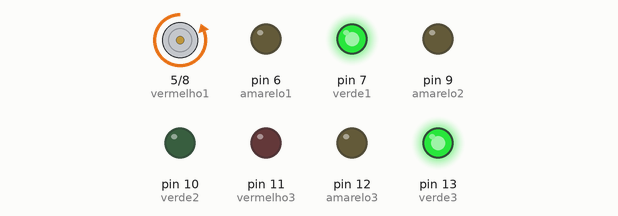
This sketch was run on a simulated Arduino Uno, built with avr-gcc and run on an emulated ATmega328P. Parts: motor-driver pin pairs drawn as motors (green arrow = first pin HIGH = forward, orange = second pin HIGH = backward, longer = more drive), output pins drawn as LEDs (lit = HIGH).

Above: at 3.5 s.
At 8.5 s:
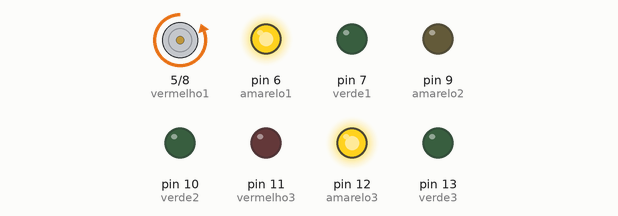
At 13.5 s:
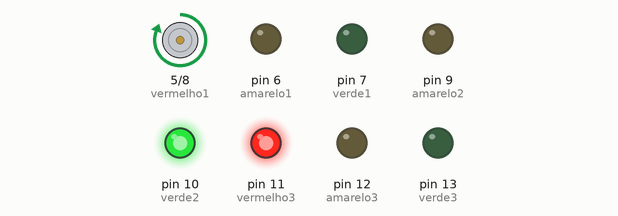
At 18.5 s:
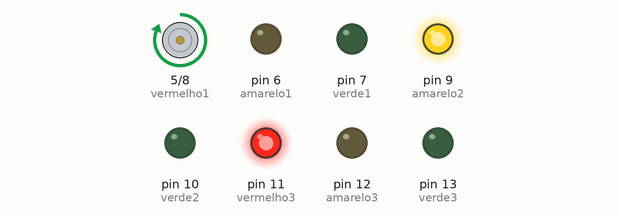
Timing chart, 0 to 26.0 s (numbered marks = the images above):
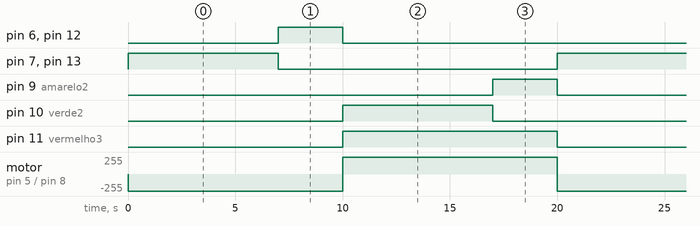

The sketch:

semaforo_triplo.ino
```cpp
void setup() {
  pinMode(5,OUTPUT); //vermelho1
  pinMode(6,OUTPUT); //amarelo1
  pinMode(7,OUTPUT); //verde1
  pinMode(8,OUTPUT); //vermelho2
  pinMode(9,OUTPUT); //amarelo2
  pinMode(10,OUTPUT); //verde2
  pinMode(11,OUTPUT); //vermelho3
  pinMode(12,OUTPUT); //amarelo3
  pinMode(13,OUTPUT); //verde3
}

void loop() {
  digitalWrite(5,LOW);  //apaga o led vermelho (sinal 1)
  digitalWrite(11,LOW);  //apaga o led vermelho (sinal 3)
  digitalWrite(7,HIGH); //acende o led verde (sinal 1)
  digitalWrite(13,HIGH); //acende o led verde (sinal 3)
  digitalWrite(8,HIGH); //acende o led vermelho (sinal 2)
  delay(7000);          //espera 4 segundos
  digitalWrite(7,LOW);  //apaga o led verde (sinal 1)
  digitalWrite(13,LOW);  //apaga o led verde (sinal 3)

  digitalWrite(6,HIGH); //acende o led amarelo (sinal 1)
  digitalWrite(12,HIGH); //acende o led amarelo (sinal 3)
  delay(3000);          //espera 4 segundos
  digitalWrite(6,LOW);  //apaga o led amarelo (sinal 1)
  digitalWrite(12,LOW);  //apaga o led amarelo (sinal 3)

  digitalWrite(5,HIGH); //acende o led vermelho (sinal 1)
  digitalWrite(11,HIGH); //acende o led vermelho (sinal 3)
  digitalWrite(8,LOW);  //apaga o led vermelho (sinal 2)
  digitalWrite(10,HIGH); //acende o led verde (sinal 2)
  delay(7000);          //espera 4 segundos
  digitalWrite(10,LOW); //apaga o led verde (sinal 2)

  digitalWrite(9,HIGH); //acende o led amarelo (sinal 2)
  delay(3000);          //espera 2 segundos
  digitalWrite(9,LOW);  //apaga o led amarelo (sinal 2)
}
```

Measured:
- by itself, pin 6 (amarelo1), pin 9 (amarelo2), pin 12 (amarelo3): alternates HIGH for 3.0 s and LOW for 17.0 s
- by itself, pin 7 (verde1), pin 10 (verde2), pin 13 (verde3): alternates HIGH for 7.0 s and LOW for 13.0 s
- by itself, pin 11 (vermelho3): alternates HIGH for 10.0 s and LOW for 10.0 s
- by itself, motor on pin 5 (vermelho1) / pin 8 (vermelho2): alternates forward 255/255 for 10.0 s and backward 255/255 for 10.0 s
